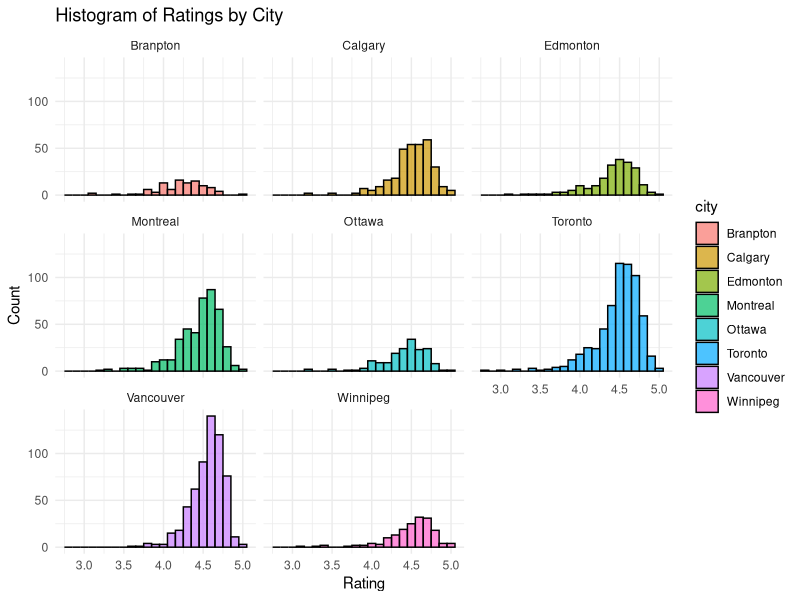
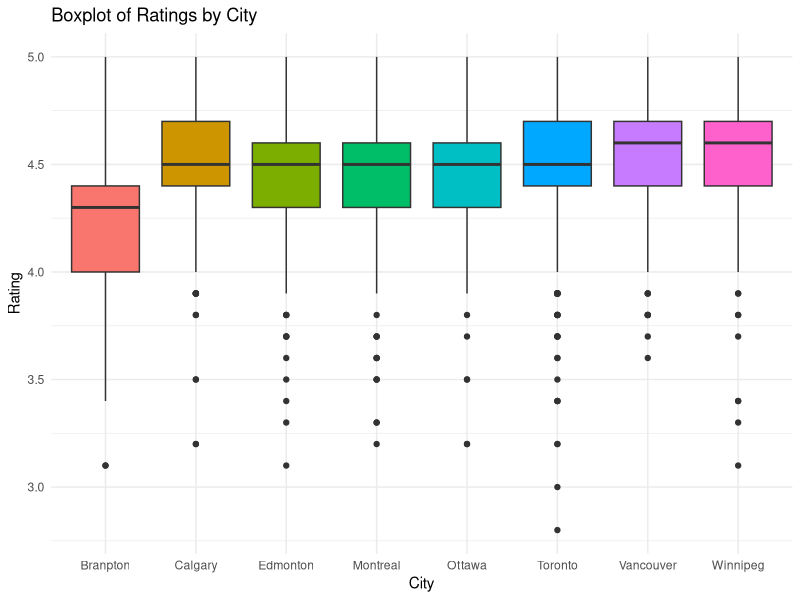
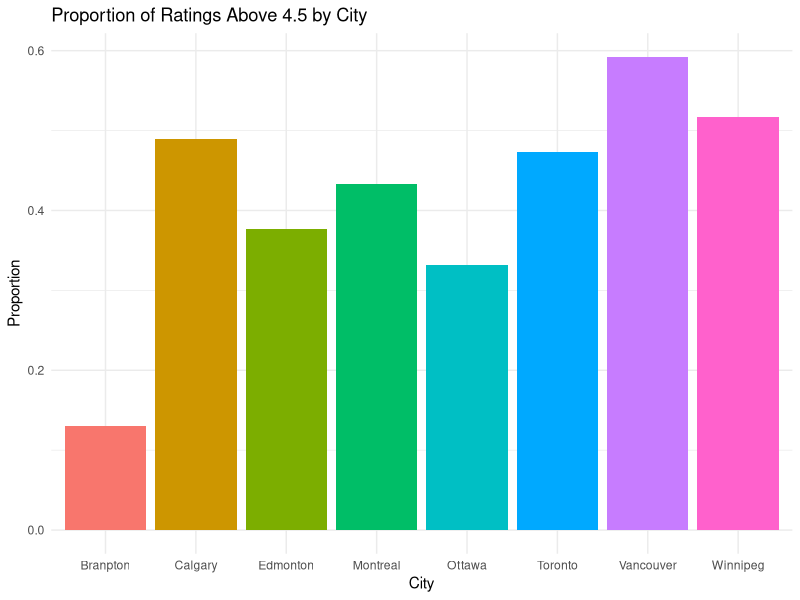
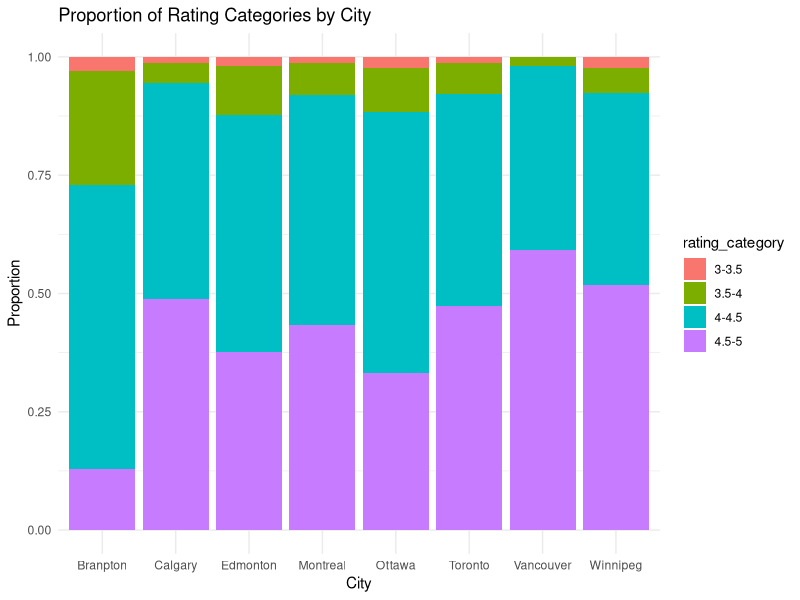
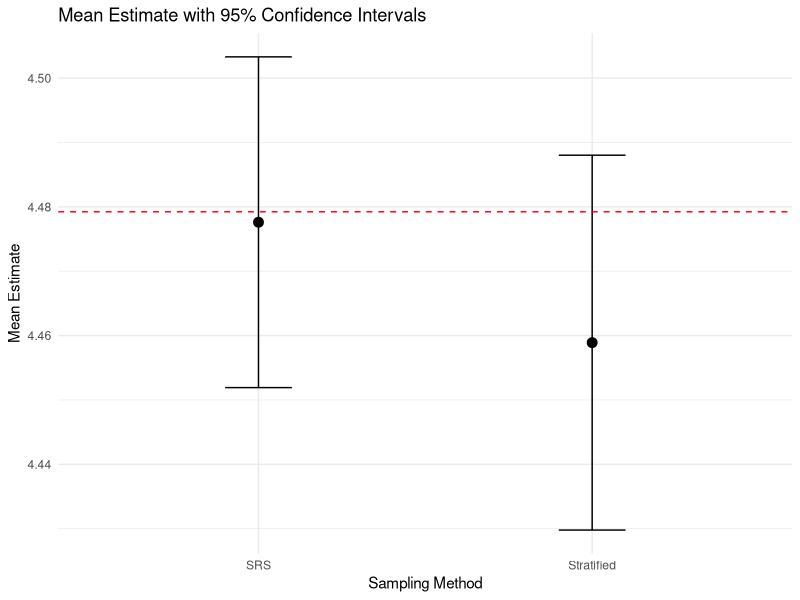
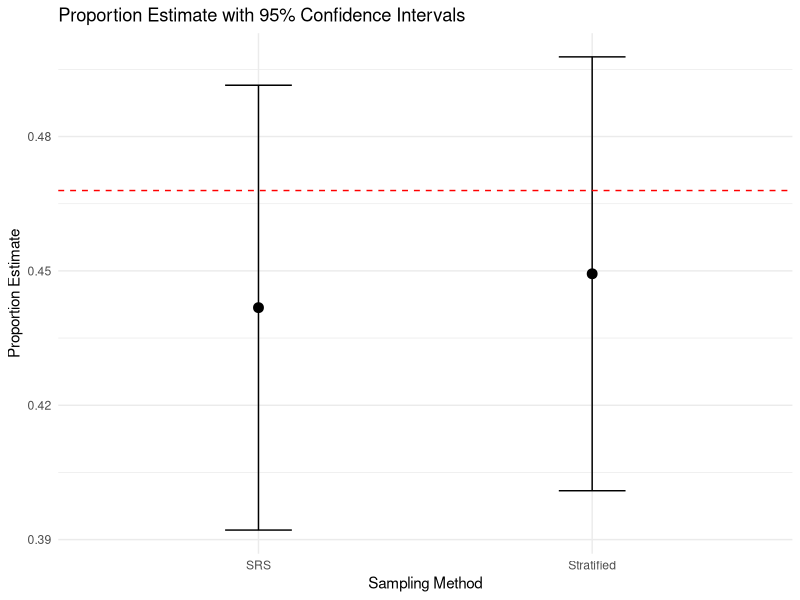

R code for these plots, in order:
## ---- chunk 1
knitr::opts_chunk$set(echo = TRUE)
library(tidyverse)
## ---- chunk 2
# Data cleaning and data preparation
full_data <- read.csv("cleaned_full_data.csv", header = T)
data <- full_data[,c("X", "restaurant", "star", "num_reviews", "city")] %>%
  rename(id = X)%>% 
  drop_na()

dim(data)
summary(data)
## ---- chunk 3
# 1. Distribution Plot (Histogram) for Ratings by City
ggplot(data, aes(x = star, fill = city)) +
  geom_histogram(binwidth = 0.1, color = "black", alpha = 0.7) +
  facet_wrap(~ city) +
  labs(title = "Histogram of Ratings by City",
       x = "Rating",
       y = "Count") +
  theme_minimal()

# 2. Boxplot for Ratings by City
ggplot(data, aes(x = city, y = star, fill = city)) +
  geom_boxplot() +
  labs(title = "Boxplot of Ratings by City",
       x = "City",
       y = "Rating") +
  theme_minimal() +
  theme(legend.position = "none")

## ---- chunk 4

data <- data %>%
  mutate(rating_above_4_5 = ifelse(star > 4.5, 1, 0))


city_proportion <- data %>%
  group_by(city) %>%
  summarise(proportion_above_4_5 = mean(rating_above_4_5))

ggplot(city_proportion, aes(x = city, y = proportion_above_4_5, fill = city)) +
  geom_bar(stat = "identity") +
  labs(title = "Proportion of Ratings Above 4.5 by City",
       x = "City",
       y = "Proportion") +
  theme_minimal() +
  theme(legend.position = "none")

## ---- chunk 5
data <- data %>%
  mutate(rating_category = cut(star, breaks = c(0, 3.5, 4, 4.5, 5),
                               labels = c("3-3.5", "3.5-4", "4-4.5", "4.5-5")))

city_rating_proportion <- data %>%
  group_by(city, rating_category) %>%
  summarise(count = n(), .groups = "drop") %>%
  group_by(city) %>%
  mutate(proportion = count / sum(count))

ggplot(city_rating_proportion, aes(x = city, y = proportion, fill = rating_category)) +
  geom_bar(stat = "identity", position = "fill") +
  labs(title = "Proportion of Rating Categories by City",
       x = "City",
       y = "Proportion") +
  theme_minimal()


## ---- chunk 6
# Population mean of star
p_mean_star <- mean(data$star)
p_mean_star
## ---- chunk 7
IDS <- data$id
N <- length(data$id)
n <- 335

# Simple Random Sampling
srs_sample <- sample.int(N, n, replace = F)
srs_sample.IDS <- IDS[srs_sample]
data_srs_sample <- subset(data, id %in% srs_sample.IDS)

# Sample Mean
srs_sample.mean <- mean(data_srs_sample$star)
srs_sample.mean

# Sample Variance for Sample Mean
srs_sample.variance <- sum((data_srs_sample$star-srs_sample.mean)^2)/(length(data_srs_sample$star)-1)
srs_sample.variance

# Sample SD for Sample Mean
srs_sample.sd <- sqrt(srs_sample.variance)
srs_sample.sd

# Calculate 95% CI for population mean
srs_sample.se <- sqrt((1-n/N)/n)*srs_sample.sd
srs_CI <- c(srs_sample.mean - 1.96*srs_sample.se, srs_sample.mean + 1.96*srs_sample.se)
srs_CI
## ---- chunk 8
# Sample proportion of the restaurant that larger than 4.5 
srs_sample_p <- mean(data_srs_sample$star > 4.5)
srs_sample_p
# Sample variance of the sample proportion
srs_sample.variace_p <- srs_sample_p *(1- srs_sample_p)/nrow(data_srs_sample)
srs_sample.variace_p
# Sample SD of the sample proportion of the sample proportion
srs_sample.sd_p <- sqrt(srs_sample.variace_p)
srs_sample.sd_p
# 95%CI for the sample p
srs_sample.se_p <- sqrt(1-(n/N))*srs_sample.sd_p
srs_CI_p <- c(srs_sample_p - 1.96*srs_sample.se_p, srs_sample_p + 1.96*srs_sample.se_p)
srs_CI_p

## ---- chunk 9
# Stratified Sampling Proportional Allocation
# Calculate n.h
N.h <- tapply(data$star, data$city, length)
N.h
city_allocation <- round((N.h/N)*n)
city_allocation

# Generated Stratified Sample
n.h <- c(13, 41, 27, 55, 22, 80, 76, 22)

cities <- names(N.h)

set.seed(0)
data_str_sample <- NULL
for (i in 1: length(cities))
{
  row.indices <- which(data$city == cities[i])
  sample.indices <- sample(row.indices, n.h[i], replace = F)
  data_str_sample <- rbind(data_str_sample, data[sample.indices, ])
}

# Stratified Estimation
str_mean.h <- tapply(data_str_sample$star, data_str_sample$city, mean)
str_mean.h

str_variance.h <- tapply(data_str_sample$star, data_str_sample$city, var)
str_variance.h

str_se.h <- sqrt((1-n.h/N.h)*str_variance.h/n.h)

str_prop.mean <- sum(N.h/N * str_mean.h)
str_prop.mean

str_prop.mean_se <- sqrt(sum((N.h/N)^2 * str_se.h^2))
str_prop.mean_se
## ---- chunk 10
# Proportion:
# Adding a binary indicator for ratings > 4.5 stars
data <- data %>%
  mutate(rating_above_4_5 = ifelse(star > 4.5, 1, 0))

# Stratified Sampling Proportional Allocation
N.h <- tapply(data$rating_above_4_5, data$city, length)
city_allocation <- round((N.h / N) * n)

n.h <- c(13, 41, 27, 55, 22, 80, 76, 22) # Adjust based on city_allocation
cities <- names(N.h)

set.seed(0)
data_str_sample <- NULL
for (i in 1:length(cities)) {
  row.indices <- which(data$city == cities[i])
  sample.indices <- sample(row.indices, n.h[i], replace = FALSE)
  data_str_sample <- rbind(data_str_sample, data[sample.indices, ])
}

# Stratified Estimation for Proportion
str_prop.h <- tapply(data_str_sample$rating_above_4_5, data_str_sample$city, mean)
str_variance.h <- tapply(data_str_sample$rating_above_4_5, data_str_sample$city, var)
str_se.h <- sqrt((1 - n.h / N.h) * str_variance.h / n.h)

str_prop.p <- sum(N.h / N * str_prop.h)
str_prop.p

str_prop.p_se <- sqrt(sum((N.h / N)^2 * str_se.h^2))
str_prop.p_se

# Compare SRS and stratified estimates for the proportion
srs <- c(srs_sample_p, srs_sample.se)
str_prop <- c(str_prop.mean, str_prop.p_se)
rbind(srs, str_prop)
## ---- chunk 11
estimate_data <- data.frame(
  method = c("SRS", "Stratified"),
  mean_estimate = c(srs_sample.mean, str_prop.mean),
  mean_se = c(srs_sample.se, str_prop.mean_se),
  proportion_estimate = c(srs_sample_p, str_prop.p),
  proportion_se = c(srs_sample.se_p, str_prop.p_se)
)
estimate_data

true_mean <- p_mean_star
true_proportion <- mean(data$star > 4.5) 


ggplot(estimate_data, aes(x = method, y = mean_estimate)) +
  geom_point(size = 3) +
  geom_errorbar(aes(ymin = mean_estimate - 1.96 * mean_se, ymax = mean_estimate + 1.96 * mean_se), width = 0.2) +
  geom_hline(yintercept = true_mean, color = "red", linetype = "dashed") +
  labs(title = "Mean Estimate with 95% Confidence Intervals",
       x = "Sampling Method",
       y = "Mean Estimate") +
  theme_minimal()

ggplot(estimate_data, aes(x = method, y = proportion_estimate)) +
  geom_point(size = 3) +
  geom_errorbar(aes(ymin = proportion_estimate - 1.96 * proportion_se, ymax = proportion_estimate + 1.96 * proportion_se), width = 0.2) +
  geom_hline(yintercept = true_proportion, color = "red", linetype = "dashed") +  
  labs(title = "Proportion Estimate with 95% Confidence Intervals",
       x = "Sampling Method",
       y = "Proportion Estimate") +
  theme_minimal()


